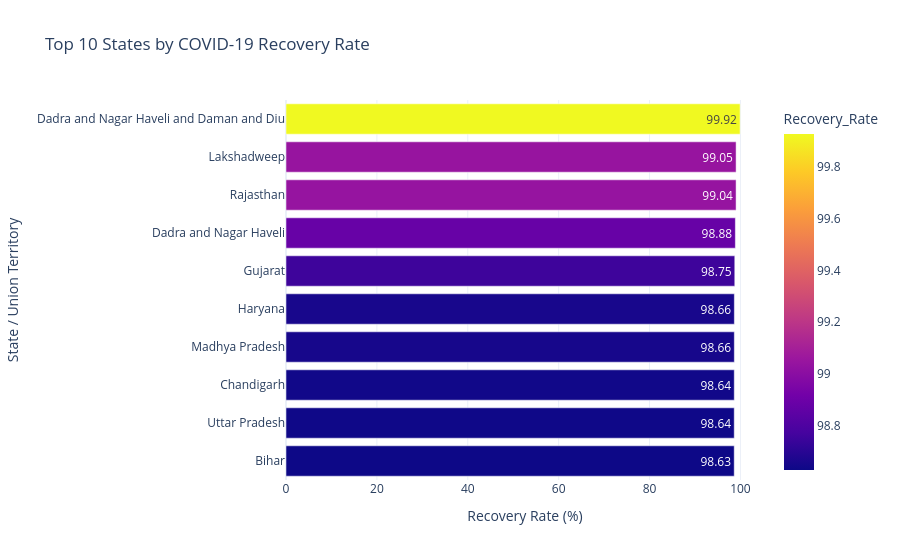

Notebook cell for this chart:
### Code cell
# Top 10 States by Recovery Rate

fig = px.bar(
    state_rate.head(10),
    x="Recovery_Rate",
    y="State_Clean",
    orientation="h",
    color="Recovery_Rate",
    text=state_rate.head(10)["Recovery_Rate"].round(2),
    title="Top 10 States by COVID-19 Recovery Rate",
    template="plotly_white"
)

fig.update_layout(
    yaxis={"categoryorder": "total ascending"},
    xaxis_title="Recovery Rate (%)",
    yaxis_title="State / Union Territory"
)

fig.show()

### Figure 1 — Plotly figure (JSON) as saved in the notebook; plotly's stock layout.template omitted (floating-point values rounded to 4 significant figures)
{"data": [{"hovertemplate": "Recovery_Rate=%{marker.color}<br>State_Clean=%{y}<br>text=%{text}<extra></extra>", "legendgroup": "", "marker": {"color": [99.92, 99.05, 99.04, 98.88, 98.75, 98.66, 98.66, 98.64, 98.64, 98.63], "coloraxis": "coloraxis", "pattern": {"shape": ""}}, "name": "", "orientation": "h", "showlegend": false, "text": [99.92, 99.05, 99.04, 98.88, 98.75, 98.66, 98.66, 98.64, 98.64, 98.63], "textposition": "auto", "type": "bar", "x": [99.92, 99.05, 99.04, 98.88, 98.75, 98.66, 98.66, 98.64, 98.64, 98.63], "xaxis": "x", "y": ["Dadra and Nagar Haveli and Daman and Diu", "Lakshadweep", "Rajasthan", "Dadra and Nagar Haveli", "Gujarat", "Haryana", "Madhya Pradesh", "Chandigarh", "Uttar Pradesh", "Bihar"], "yaxis": "y"}], "layout": {"barmode": "relative", "coloraxis": {"colorbar": {"title": {"text": "Recovery_Rate"}}, "colorscale": [[0, "#0d0887"], [0.1111, "#46039f"], [0.2222, "#7201a8"], [0.3333, "#9c179e"], [0.4444, "#bd3786"], [0.5556, "#d8576b"], [0.6667, "#ed7953"], [0.7778, "#fb9f3a"], [0.8889, "#fdca26"], [1, "#f0f921"]]}, "legend": {"tracegroupgap": 0}, "title": {"text": "Top 10 States by COVID-19 Recovery Rate"}, "xaxis": {"anchor": "y", "domain": [0, 1], "title": {"text": "Recovery Rate (%)"}}, "yaxis": {"anchor": "x", "categoryorder": "total ascending", "domain": [0, 1], "title": {"text": "State / Union Territory"}}}}
